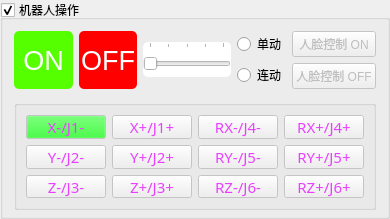
         <widget class="QGroupBox" name="groupBox_5">
          <property name="title">
           <string>机器人操作</string>
          </property>
          <property name="checkable">
           <bool>true</bool>
          </property>
          <layout class="QVBoxLayout" name="verticalLayout_3">
           <item>
            <layout class="QHBoxLayout" name="horizontalLayout" stretch="2,2,3,1,1">
             <item>
              <widget class="QPushButton" name="PB_ON">
               <property name="enabled">
                <bool>false</bool>
               </property>
               <property name="sizePolicy">
                <sizepolicy hsizetype="Preferred" vsizetype="Preferred">
                 <horstretch>0</horstretch>
                 <verstretch>0</verstretch>
                </sizepolicy>
               </property>
               <property name="font">
                <font>
                 <family>Meiryo UI</family>
                 <pointsize>20</pointsize>
                </font>
               </property>
               <property name="styleSheet">
                <string notr="true">QPushButton { background-color: rgb(85, 255, 0); border-radius: 5px; color: rgb(255, 255, 255); } QPushButton:hover { background-color: rgb(170, 255,127); }</string>
               </property>
               <property name="text">
                <string>ON</string>
               </property>
              </widget>
             </item>
             <item>
              <widget class="QPushButton" name="PB_OFF">
               <property name="enabled">
                <bool>false</bool>
               </property>
               <property name="sizePolicy">
                <sizepolicy hsizetype="Preferred" vsizetype="Preferred">
                 <horstretch>0</horstretch>
                 <verstretch>0</verstretch>
                </sizepolicy>
               </property>
               <property name="font">
                <font>
                 <family>Meiryo UI</family>
                 <pointsize>20</pointsize>
                </font>
               </property>
               <property name="styleSheet">
                <string notr="true">QPushButton { background-color: rgb(255, 0, 0); border-radius: 5px; color: rgb(255, 255, 255); } QPushButton:hover { background-color: rgb(255, 0, 127); }</string>
               </property>
               <property name="text">
                <string>OFF</string>
               </property>
              </widget>
             </item>
             <item>
              <widget class="QSlider" name="slider_speed">
               <property name="sizePolicy">
                <sizepolicy hsizetype="Preferred" vsizetype="Fixed">
                 <horstretch>0</horstretch>
                 <verstretch>0</verstretch>
                </sizepolicy>
               </property>
               <property name="minimumSize">
                <size>
                 <width>0</width>
                 <height>35</height>
                </size>
               </property>
               <property name="font">
                <font>
                 <family>Meiryo UI</family>
                 <pointsize>10</pointsize>
                </font>
               </property>
               <property name="whatsThis">
                <string>&lt;html&gt;&lt;head/&gt;&lt;body&gt;&lt;p&gt;ControlSpeedGrade&lt;/p&gt;&lt;/body&gt;&lt;/html&gt;</string>
               </property>
               <property name="styleSheet">
                <string notr="true">QSlider { background-color: rgb(255, 255, 255); border-radius: 5px; color: rgb(255, 255, 255); } QSlider:hover { background-color: rgb(255, 255, 255); }</string>
               </property>
               <property name="minimum">
                <number>1</number>
               </property>
               <property name="maximum">
                <number>5</number>
               </property>
               <property name="pageStep">
                <number>2</number>
               </property>
               <property name="value">
                <number>1</number>
               </property>
               <property name="sliderPosition">
                <number>1</number>
               </property>
               <property name="orientation">
                <enum>Qt::Horizontal</enum>
               </property>
               <property name="invertedAppearance">
                <bool>false</bool>
               </property>
               <property name="invertedControls">
                <bool>false</bool>
               </property>
               <property name="tickPosition">
                <enum>QSlider::TicksAbove</enum>
               </property>
               <property name="tickInterval">
                <number>1</number>
               </property>
              </widget>
             </item>
             <item>
              <layout class="QVBoxLayout" name="verticalLayout_9">
               <item>
                <widget class="QRadioButton" name="rdb_singleMove">
                 <property name="text">
                  <string>单动</string>
                 </property>
                </widget>
               </item>
               <item>
                <widget class="QRadioButton" name="rdb_unionMove">
                 <property name="text">
                  <string>连动</string>
                 </property>
                </widget>
               </item>
              </layout>
             </item>
             <item>
              <layout class="QVBoxLayout" name="verticalLayout_2">
               <item>
                <widget class="QPushButton" name="PB_faceON">
                 <property name="enabled">
                  <bool>false</bool>
                 </property>
                 <property name="sizePolicy">
                  <sizepolicy hsizetype="Minimum" vsizetype="Preferred">
                   <horstretch>0</horstretch>
                   <verstretch>0</verstretch>
                  </sizepolicy>
                 </property>
                 <property name="text">
                  <string>人脸控制 ON</string>
                 </property>
                </widget>
               </item>
               <item>
                <widget class="QPushButton" name="PB_faceOFF">
                 <property name="enabled">
                  <bool>false</bool>
                 </property>
                 <property name="sizePolicy">
                  <sizepolicy hsizetype="Minimum" vsizetype="Preferred">
                   <horstretch>0</horstretch>
                   <verstretch>0</verstretch>
                  </sizepolicy>
                 </property>
                 <property name="text">
                  <string>人脸控制 OFF</string>
                 </property>
                </widget>
               </item>
              </layout>
             </item>
            </layout>
           </item>
           <item>
            <widget class="QGroupBox" name="groupBox_4">
             <property name="enabled">
              <bool>true</bool>
             </property>
             <property name="minimumSize">
              <size>
               <width>338</width>
               <height>110</height>
              </size>
             </property>
             <property name="maximumSize">
              <size>
               <width>1000</width>
               <height>100</height>
              </size>
             </property>
             <property name="styleSheet">
              <string notr="true">color: rgb(233, 64, 255);</string>
             </property>
             <property name="title">
              <string/>
             </property>
             <property name="flat">
              <bool>false</bool>
             </property>
             <property name="checkable">
              <bool>false</bool>
             </property>
             <layout class="QGridLayout" name="gridLayout_2">
              <item row="0" column="0">
               <widget class="QPushButton" name="PB_XDown">
                <property name="enabled">
                 <bool>false</bool>
                </property>
                <property name="sizePolicy">
                 <sizepolicy hsizetype="Preferred" vsizetype="Preferred">
                  <horstretch>0</horstretch>
                  <verstretch>0</verstretch>
                 </sizepolicy>
                </property>
                <property name="palette">
                 <palette>
                  <active>
                   <colorrole role="WindowText">
                    <brush brushstyle="SolidPattern">
                     <color alpha="255">
                      <red>233</red>
                      <green>64</green>
                      <blue>255</blue>
                     </color>
                    </brush>
                   </colorrole>
                   <colorrole role="Button">
                    <brush brushstyle="SolidPattern">
                     <color alpha="255">
                      <red>0</red>
                      <green>255</green>
                      <blue>0</blue>
                     </color>
                    </brush>
                   </colorrole>
                   <colorrole role="Text">
                    <brush brushstyle="SolidPattern">
                     <color alpha="255">
                      <red>233</red>
                      <green>64</green>
                      <blue>255</blue>
                     </color>
                    </brush>
                   </colorrole>
                   <colorrole role="ButtonText">
                    <brush brushstyle="SolidPattern">
                     <color alpha="255">
                      <red>233</red>
                      <green>64</green>
                      <blue>255</blue>
                     </color>
                    </brush>
                   </colorrole>
                   <colorrole role="PlaceholderText">
                    <brush brushstyle="SolidPattern">
                     <color alpha="128">
                      <red>233</red>
                      <green>64</green>
                      <blue>255</blue>
                     </color>
                    </brush>
                   </colorrole>
                  </active>
                  <inactive>
                   <colorrole role="WindowText">
                    <brush brushstyle="SolidPattern">
                     <color alpha="255">
                      <red>233</red>
                      <green>64</green>
                      <blue>255</blue>
                     </color>
                    </brush>
                   </colorrole>
                   <colorrole role="Button">
                    <brush brushstyle="SolidPattern">
                     <color alpha="255">
                      <red>0</red>
                      <green>255</green>
                      <blue>0</blue>
                     </color>
                    </brush>
                   </colorrole>
                   <colorrole role="Text">
                    <brush brushstyle="SolidPattern">
                     <color alpha="255">
                      <red>233</red>
                      <green>64</green>
                      <blue>255</blue>
                     </color>
                    </brush>
                   </colorrole>
                   <colorrole role="ButtonText">
                    <brush brushstyle="SolidPattern">
                     <color alpha="255">
                      <red>233</red>
                      <green>64</green>
                      <blue>255</blue>
                     </color>
                    </brush>
                   </colorrole>
                   <colorrole role="PlaceholderText">
                    <brush brushstyle="SolidPattern">
                     <color alpha="128">
                      <red>233</red>
                      <green>64</green>
                      <blue>255</blue>
                     </color>
                    </brush>
                   </colorrole>
                  </inactive>
                  <disabled>
                   <colorrole role="WindowText">
                    <brush brushstyle="SolidPattern">
                     <color alpha="255">
                      <red>233</red>
                      <green>64</green>
                      <blue>255</blue>
                     </color>
                    </brush>
                   </colorrole>
                   <colorrole role="Button">
                    <brush brushstyle="SolidPattern">
                     <color alpha="255">
                      <red>0</red>
                      <green>255</green>
                      <blue>0</blue>
                     </color>
                    </brush>
                   </colorrole>
                   <colorrole role="Text">
                    <brush brushstyle="SolidPattern">
                     <color alpha="255">
                      <red>233</red>
                      <green>64</green>
                      <blue>255</blue>
                     </color>
                    </brush>
                   </colorrole>
                   <colorrole role="ButtonText">
                    <brush brushstyle="SolidPattern">
                     <color alpha="255">
                      <red>233</red>
                      <green>64</green>
                      <blue>255</blue>
                     </color>
                    </brush>
                   </colorrole>
                   <colorrole role="PlaceholderText">
                    <brush brushstyle="SolidPattern">
                     <color alpha="128">
                      <red>233</red>
                      <green>64</green>
                      <blue>255</blue>
                     </color>
                    </brush>
                   </colorrole>
                  </disabled>
                 </palette>
                </property>
                <property name="font">
                 <font>
                  <family>3ds</family>
                  <pointsize>11</pointsize>
                 </font>
                </property>
                <property name="text">
                 <string>X-/J1-</string>
                </property>
                <property name="autoRepeat">
                 <bool>false</bool>
                </property>
                <property name="autoExclusive">
                 <bool>false</bool>
                </property>
                <property name="autoRepeatDelay">
                 <number>800</number>
                </property>
                <property name="autoRepeatInterval">
                 <number>550</number>
                </property>
               </widget>
              </item>
              <item row="0" column="1">
               <widget class="QPushButton" name="PB_XUp">
                <property name="enabled">
                 <bool>false</bool>
                </property>
                <property name="sizePolicy">
                 <sizepolicy hsizetype="Preferred" vsizetype="Preferred">
                  <horstretch>0</horstretch>
                  <verstretch>0</verstretch>
                 </sizepolicy>
                </property>
                <property name="font">
                 <font>
                  <family>3ds</family>
                  <pointsize>11</pointsize>
                 </font>
                </property>
                <property name="text">
                 <string>X+/J1+</string>
                </property>
                <property name="autoRepeat">
                 <bool>false</bool>
                </property>
                <property name="autoExclusive">
                 <bool>false</bool>
                </property>
                <property name="autoRepeatDelay">
                 <number>800</number>
                </property>
                <property name="autoRepeatInterval">
                 <number>550</number>
                </property>
               </widget>
              </item>
              <item row="0" column="2">
               <widget class="QPushButton" name="PB_RXDown">
                <property name="enabled">
                 <bool>false</bool>
                </property>
                <property name="sizePolicy">
                 <sizepolicy hsizetype="Preferred" vsizetype="Preferred">
                  <horstretch>0</horstretch>
                  <verstretch>0</verstretch>
                 </sizepolicy>
                </property>
                <property name="font">
                 <font>
                  <family>3ds</family>
                  <pointsize>11</pointsize>
                 </font>
                </property>
                <property name="text">
                 <string>RX-/J4-</string>
                </property>
                <property name="autoRepeat">
                 <bool>false</bool>
                </property>
                <property name="autoExclusive">
                 <bool>false</bool>
                </property>
                <property name="autoRepeatDelay">
                 <number>800</number>
                </property>
                <property name="autoRepeatInterval">
                 <number>550</number>
                </property>
               </widget>
              </item>
              <item row="0" column="3">
               <widget class="QPushButton" name="PB_RXUp">
                <property name="enabled">
                 <bool>false</bool>
                </property>
                <property name="sizePolicy">
                 <sizepolicy hsizetype="Preferred" vsizetype="Preferred">
                  <horstretch>0</horstretch>
                  <verstretch>0</verstretch>
                 </sizepolicy>
                </property>
                <property name="font">
                 <font>
                  <family>3ds</family>
                  <pointsize>11</pointsize>
                 </font>
                </property>
                <property name="text">
                 <string>RX+/J4+</string>
                </property>
                <property name="autoRepeat">
                 <bool>false</bool>
                </property>
                <property name="autoExclusive">
                 <bool>false</bool>
                </property>
                <property name="autoRepeatDelay">
                 <number>800</number>
                </property>
                <property name="autoRepeatInterval">
                 <number>550</number>
                </property>
               </widget>
              </item>
              <item row="1" column="0">
               <widget class="QPushButton" name="PB_YDown">
                <property name="enabled">
                 <bool>false</bool>
                </property>
                <property name="sizePolicy">
                 <sizepolicy hsizetype="Preferred" vsizetype="Preferred">
                  <horstretch>0</horstretch>
                  <verstretch>0</verstretch>
                 </sizepolicy>
                </property>
                <property name="font">
                 <font>
                  <family>3ds</family>
                  <pointsize>11</pointsize>
                 </font>
                </property>
                <property name="text">
                 <string>Y-/J2-</string>
                </property>
                <property name="autoRepeat">
                 <bool>false</bool>
                </property>
                <property name="autoExclusive">
                 <bool>false</bool>
                </property>
                <property name="autoRepeatDelay">
                 <number>800</number>
                </property>
                <property name="autoRepeatInterval">
                 <number>550</number>
                </property>
               </widget>
              </item>
              <item row="1" column="1">
               <widget class="QPushButton" name="PB_YUp">
                <property name="enabled">
                 <bool>false</bool>
                </property>
                <property name="sizePolicy">
                 <sizepolicy hsizetype="Preferred" vsizetype="Preferred">
                  <horstretch>0</horstretch>
                  <verstretch>0</verstretch>
                 </sizepolicy>
                </property>
                <property name="font">
                 <font>
                  <family>3ds</family>
                  <pointsize>11</pointsize>
                 </font>
                </property>
                <property name="text">
                 <string>Y+/J2+</string>
                </property>
                <property name="autoRepeat">
                 <bool>false</bool>
                </property>
                <property name="autoExclusive">
                 <bool>false</bool>
                </property>
                <property name="autoRepeatDelay">
                 <number>800</number>
                </property>
                <property name="autoRepeatInterval">
                 <number>550</number>
                </property>
               </widget>
              </item>
              <item row="1" column="2">
               <widget class="QPushButton" name="PB_RYDown">
                <property name="enabled">
                 <bool>false</bool>
                </property>
                <property name="sizePolicy">
                 <sizepolicy hsizetype="Preferred" vsizetype="Preferred">
                  <horstretch>0</horstretch>
                  <verstretch>0</verstretch>
                 </sizepolicy>
                </property>
                <property name="font">
                 <font>
                  <family>3ds</family>
                  <pointsize>11</pointsize>
                 </font>
                </property>
                <property name="text">
                 <string>RY-/J5-</string>
                </property>
                <property name="autoRepeat">
                 <bool>false</bool>
                </property>
                <property name="autoExclusive">
                 <bool>false</bool>
                </property>
                <property name="autoRepeatDelay">
                 <number>800</number>
                </property>
                <property name="autoRepeatInterval">
                 <number>550</number>
                </property>
               </widget>
              </item>
              <item row="1" column="3">
               <widget class="QPushButton" name="PB_RYUp">
                <property name="enabled">
                 <bool>false</bool>
                </property>
                <property name="sizePolicy">
                 <sizepolicy hsizetype="Preferred" vsizetype="Preferred">
                  <horstretch>0</horstretch>
                  <verstretch>0</verstretch>
                 </sizepolicy>
                </property>
                <property name="font">
                 <font>
                  <family>3ds</family>
                  <pointsize>11</pointsize>
                 </font>
                </property>
                <property name="text">
                 <string>RY+/J5+</string>
                </property>
                <property name="autoRepeat">
                 <bool>false</bool>
                </property>
                <property name="autoExclusive">
                 <bool>false</bool>
                </property>
                <property name="autoRepeatDelay">
                 <number>800</number>
                </property>
                <property name="autoRepeatInterval">
                 <number>550</number>
                </property>
               </widget>
              </item>
              <item row="2" column="0">
               <widget class="QPushButton" name="PB_ZDown">
                <property name="enabled">
                 <bool>false</bool>
                </property>
                <property name="sizePolicy">
                 <sizepolicy hsizetype="Preferred" vsizetype="Preferred">
                  <horstretch>0</horstretch>
                  <verstretch>0</verstretch>
                 </sizepolicy>
                </property>
                <property name="font">
                 <font>
                  <family>3ds</family>
                  <pointsize>11</pointsize>
                 </font>
                </property>
                <property name="text">
                 <string>Z-/J3-</string>
                </property>
                <property name="autoRepeat">
                 <bool>false</bool>
                </property>
                <property name="autoExclusive">
                 <bool>false</bool>
                </property>
                <property name="autoRepeatDelay">
                 <number>800</number>
                </property>
                <property name="autoRepeatInterval">
                 <number>550</number>
                </property>
               </widget>
              </item>
              <item row="2" column="1">
               <widget class="QPushButton" name="PB_ZUp">
                <property name="enabled">
                 <bool>false</bool>
                </property>
                <property name="sizePolicy">
                 <sizepolicy hsizetype="Preferred" vsizetype="Preferred">
                  <horstretch>0</horstretch>
                  <verstretch>0</verstretch>
                 </sizepolicy>
                </property>
                <property name="font">
                 <font>
                  <family>3ds</family>
                  <pointsize>11</pointsize>
                 </font>
                </property>
                <property name="text">
                 <string>Z+/J3+</string>
                </property>
                <property name="autoRepeat">
                 <bool>false</bool>
                </property>
                <property name="autoExclusive">
                 <bool>false</bool>
                </property>
                <property name="autoRepeatDelay">
                 <number>800</number>
                </property>
                <property name="autoRepeatInterval">
                 <number>550</number>
                </property>
               </widget>
              </item>
              <item row="2" column="2">
               <widget class="QPushButton" name="PB_RZDown">
                <property name="enabled">
                 <bool>false</bool>
                </property>
                <property name="sizePolicy">
                 <sizepolicy hsizetype="Preferred" vsizetype="Preferred">
                  <horstretch>0</horstretch>
                  <verstretch>0</verstretch>
                 </sizepolicy>
                </property>
                <property name="font">
                 <font>
                  <family>3ds</family>
                  <pointsize>11</pointsize>
                 </font>
                </property>
                <property name="text">
                 <string>RZ-/J6-</string>
                </property>
                <property name="autoRepeat">
                 <bool>false</bool>
                </property>
                <property name="autoExclusive">
                 <bool>false</bool>
                </property>
                <property name="autoRepeatDelay">
                 <number>800</number>
                </property>
                <property name="autoRepeatInterval">
                 <number>550</number>
                </property>
               </widget>
              </item>
              <item row="2" column="3">
               <widget class="QPushButton" name="PB_RZUp">
                <property name="enabled">
                 <bool>false</bool>
                </property>
                <property name="sizePolicy">
                 <sizepolicy hsizetype="Preferred" vsizetype="Preferred">
                  <horstretch>0</horstretch>
                  <verstretch>0</verstretch>
                 </sizepolicy>
                </property>
                <property name="font">
                 <font>
                  <family>3ds</family>
                  <pointsize>11</pointsize>
                 </font>
                </property>
                <property name="text">
                 <string>RZ+/J6+</string>
                </property>
                <property name="autoRepeat">
                 <bool>false</bool>
                </property>
                <property name="autoExclusive">
                 <bool>false</bool>
                </property>
                <property name="autoRepeatDelay">
                 <number>800</number>
                </property>
                <property name="autoRepeatInterval">
                 <number>550</number>
                </property>
               </widget>
              </item>
             </layout>
            </widget>
           </item>
          </layout>
         </widget>
